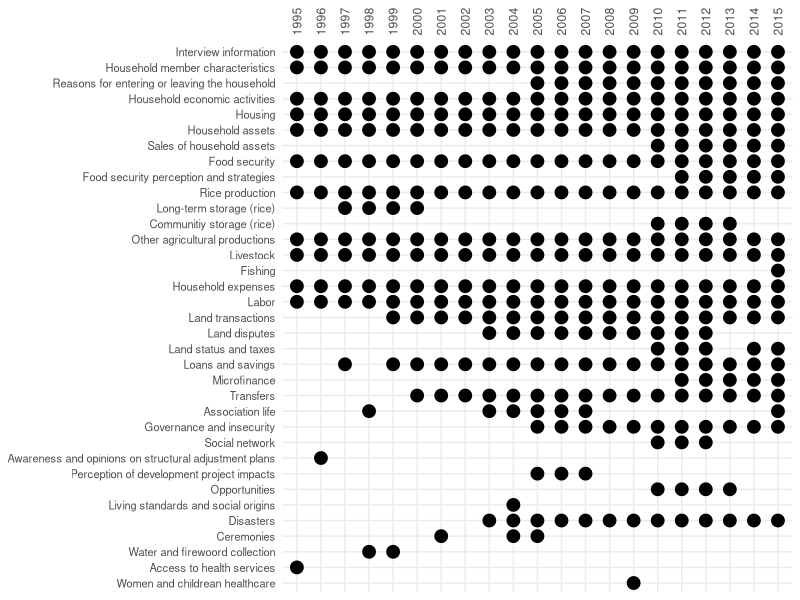

The R script that drew this image:
# Load required libraries
library(ggplot2)
library(tidyverse)

# Load the CSV file
data <- read_csv("graph_modules/modules_en.csv") %>%
  rename(Module = ...1)

# Convert the data to long format
data_long <- data %>%
  pivot_longer(cols = starts_with("19") | starts_with("20"), names_to = "Year", 
               values_to = "Present")

# Convert 'Present' to logical for easier filtering and ordering
data_long <- data_long %>%
  mutate(Present = as.logical(Present))

# Create the lollipop chart
plot <- ggplot(data_long %>% filter(Present), 
               aes(x = Year, y = factor(Module, levels = rev(data$Module)))) +
  geom_segment(aes(xend = Year, yend = Module), size = 1) +
  geom_point(size = 4, color = "black") +
  theme_minimal() +
  labs(title = NULL, x = NULL, y = NULL) +
  theme(axis.text.y = element_text(size = 8), 
        legend.position = "none",
        plot.title = element_blank(),
        plot.subtitle = element_blank(),
        axis.text.x = element_text(angle = 90, hjust = 1),
        axis.title.x = element_blank(),
        axis.title.y = element_blank(),
        axis.text.x.top = element_text(angle = 90, vjust = 0.5, hjust = 0)) +
  scale_x_discrete(position = "top")

ggsave(filename = "chart.png", 
       plot = plot,
       path = "graph_modules",
       width = 1800, height = 1800, units = "px", dpi = 300)

